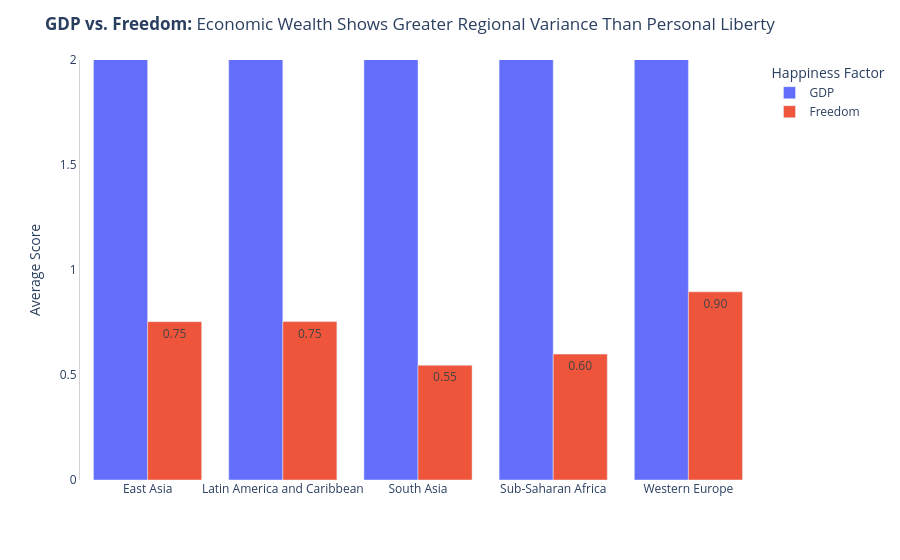

Notebook source saved alongside this figure:
### Markdown cell above
---
## Done? Stretch Goal

If you finish both tasks with time to spare, try this:

**Task 3 (stretch):** Build a **grouped bar chart** comparing 2 sub-factors (e.g. `GDP_per_capita` and `Freedom`) across the 5 most populated regions. Use colour meaningfully and write an insight title.

Regions to include: `'Western Europe'`, `'Latin America'`, `'East Asia'`, `'Sub-Saharan Africa'`, `'South Asia'`

### Code cell
# Stretch goal — grouped bar chart
# YOUR CODE HERE

target_regions = ['Western Europe', 'Latin America and Caribbean', 'East Asia', 
                  'Sub-Saharan Africa', 'South Asia']

df_stretch = (df[df['Region'].isin(target_regions)]
              .groupby('Region')[['GDP', 'Freedom']]
              .mean()
              .reset_index())

df_melted = df_stretch.melt(id_vars='Region', var_name='Factor', value_name='Average_Score')

fig3 = px.bar(
    df_melted, 
    x='Region', 
    y='Average_Score', 
    color='Factor',
    barmode='group', 
    text_auto='.2f'
)

fig3.update_layout(
    title={
        'text': "<b>GDP vs. Freedom:</b> Economic Wealth Shows Greater Regional Variance Than Personal Liberty",
        'x': 0.05,
        'xanchor': 'left'
    },
    xaxis_title="",
    yaxis_title="Average Score",
    plot_bgcolor='white',
    legend_title_text='Happiness Factor',
    yaxis=dict(range=[0, 2], showline=True, linecolor='lightgrey') # Zero baseline
)

fig3.show()

### Figure 1 — Plotly figure (JSON) as saved in the notebook; plotly's stock layout.template omitted (floating-point values rounded to 4 significant figures)
{"data": [{"alignmentgroup": "True", "hovertemplate": "Factor=GDP<br>Region=%{x}<br>Average_Score=%{y}<extra></extra>", "legendgroup": "GDP", "marker": {"color": "#636efa", "pattern": {"shape": ""}}, "name": "GDP", "offsetgroup": "GDP", "orientation": "v", "showlegend": true, "textposition": "auto", "texttemplate": "%{y:.2f}", "type": "bar", "x": ["East Asia", "Latin America and Caribbean", "South Asia", "Sub-Saharan Africa", "Western Europe"], "xaxis": "x", "y": [10.31, 9.135, 7.152, 7.082, 10.96], "yaxis": "y"}, {"alignmentgroup": "True", "hovertemplate": "Factor=Freedom<br>Region=%{x}<br>Average_Score=%{y}<extra></extra>", "legendgroup": "Freedom", "marker": {"color": "#EF553B", "pattern": {"shape": ""}}, "name": "Freedom", "offsetgroup": "Freedom", "orientation": "v", "showlegend": true, "textposition": "auto", "texttemplate": "%{y:.2f}", "type": "bar", "x": ["East Asia", "Latin America and Caribbean", "South Asia", "Sub-Saharan Africa", "Western Europe"], "xaxis": "x", "y": [0.754, 0.7542, 0.5463, 0.5994, 0.8961], "yaxis": "y"}], "layout": {"barmode": "group", "legend": {"title": {"text": "Happiness Factor"}, "tracegroupgap": 0}, "margin": {"t": 60}, "plot_bgcolor": "white", "title": {"text": "<b>GDP vs. Freedom:</b> Economic Wealth Shows Greater Regional Variance Than Personal Liberty", "x": 0.05, "xanchor": "left"}, "xaxis": {"anchor": "y", "domain": [0, 1], "title": {"text": ""}}, "yaxis": {"anchor": "x", "domain": [0, 1], "linecolor": "lightgrey", "range": [0, 2], "showline": true, "title": {"text": "Average Score"}}}}
